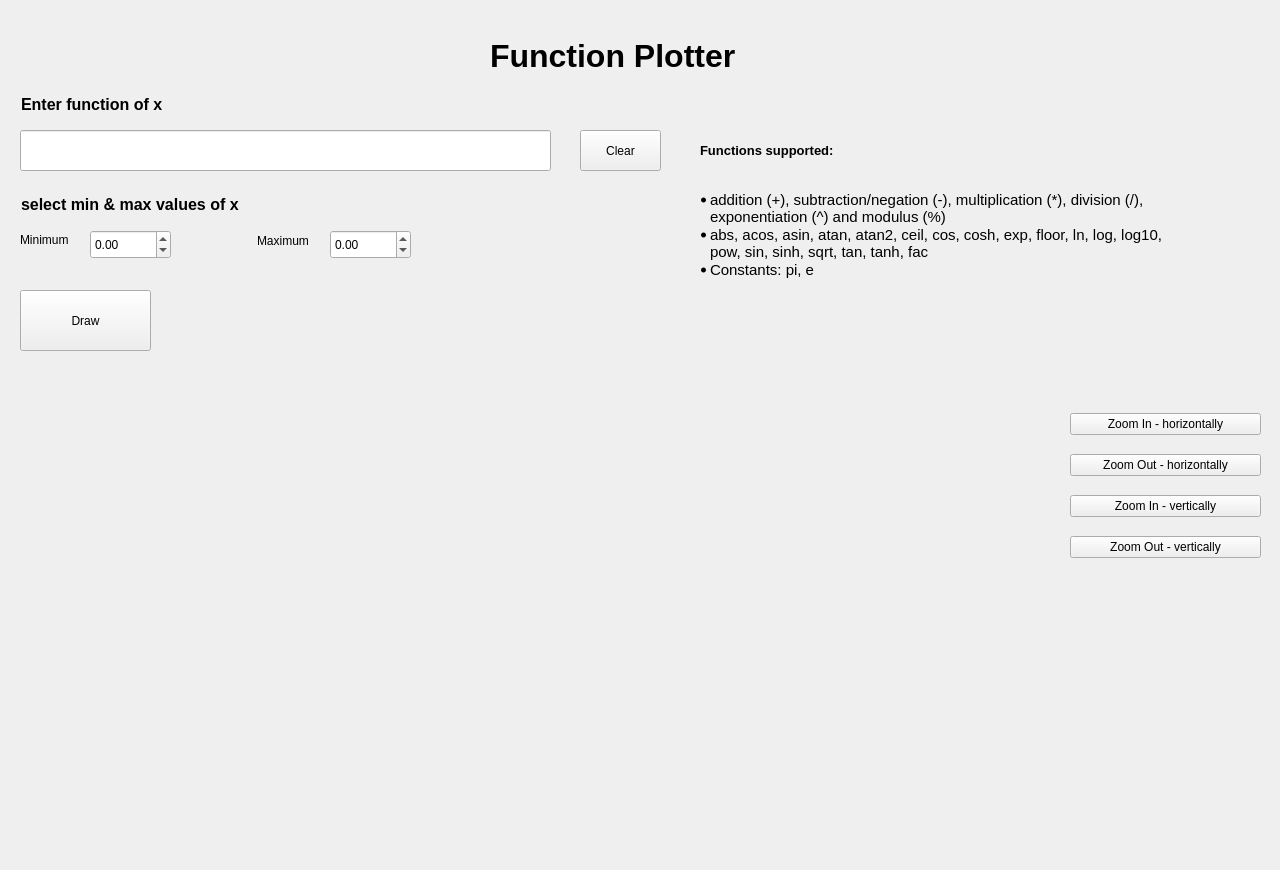
<?xml version="1.0" encoding="UTF-8"?>
<ui version="4.0">
 <class>MainWindow</class>
 <widget class="QMainWindow" name="MainWindow">
  <property name="geometry">
   <rect>
    <x>0</x>
    <y>0</y>
    <width>1280</width>
    <height>870</height>
   </rect>
  </property>
  <property name="sizePolicy">
   <sizepolicy hsizetype="Preferred" vsizetype="Preferred">
    <horstretch>0</horstretch>
    <verstretch>0</verstretch>
   </sizepolicy>
  </property>
  <property name="windowTitle">
   <string>MainWindow</string>
  </property>
  <widget class="QWidget" name="centralwidget">
   <widget class="QCustomPlot" name="customplot" native="true">
    <property name="geometry">
     <rect>
      <x>20</x>
      <y>380</y>
      <width>1021</width>
      <height>481</height>
     </rect>
    </property>
   </widget>
   <widget class="QPushButton" name="draw_button">
    <property name="geometry">
     <rect>
      <x>20</x>
      <y>290</y>
      <width>131</width>
      <height>61</height>
     </rect>
    </property>
    <property name="text">
     <string>Draw</string>
    </property>
   </widget>
   <widget class="QPushButton" name="pushButton_2">
    <property name="geometry">
     <rect>
      <x>580</x>
      <y>130</y>
      <width>81</width>
      <height>41</height>
     </rect>
    </property>
    <property name="text">
     <string>Clear</string>
    </property>
   </widget>
   <widget class="QLineEdit" name="exp_input">
    <property name="geometry">
     <rect>
      <x>20</x>
      <y>130</y>
      <width>531</width>
      <height>41</height>
     </rect>
    </property>
    <property name="font">
     <font>
      <pointsize>12</pointsize>
     </font>
    </property>
   </widget>
   <widget class="QLabel" name="label">
    <property name="geometry">
     <rect>
      <x>21</x>
      <y>91</y>
      <width>201</width>
      <height>27</height>
     </rect>
    </property>
    <property name="font">
     <font>
      <pointsize>12</pointsize>
      <bold>true</bold>
     </font>
    </property>
    <property name="text">
     <string>Enter function of x</string>
    </property>
   </widget>
   <widget class="QLabel" name="label_2">
    <property name="geometry">
     <rect>
      <x>21</x>
      <y>191</y>
      <width>341</width>
      <height>27</height>
     </rect>
    </property>
    <property name="font">
     <font>
      <pointsize>12</pointsize>
      <bold>true</bold>
     </font>
    </property>
    <property name="text">
     <string>select min &amp; max values of x</string>
    </property>
   </widget>
   <widget class="QWidget" name="layoutWidget">
    <property name="geometry">
     <rect>
      <x>1070</x>
      <y>400</y>
      <width>191</width>
      <height>171</height>
     </rect>
    </property>
    <layout class="QVBoxLayout" name="verticalLayout">
     <item>
      <widget class="QPushButton" name="zoom_in_h_button">
       <property name="text">
        <string>Zoom In - horizontally</string>
       </property>
      </widget>
     </item>
     <item>
      <widget class="QPushButton" name="zoom_out_h_button">
       <property name="text">
        <string>Zoom Out - horizontally</string>
       </property>
      </widget>
     </item>
     <item>
      <widget class="QPushButton" name="zoom_in_v_button">
       <property name="text">
        <string>Zoom In - vertically</string>
       </property>
      </widget>
     </item>
     <item>
      <widget class="QPushButton" name="zoom_out_v_button">
       <property name="text">
        <string>Zoom Out - vertically</string>
       </property>
      </widget>
     </item>
    </layout>
   </widget>
   <widget class="QLabel" name="label_4">
    <property name="geometry">
     <rect>
      <x>257</x>
      <y>230</y>
      <width>66</width>
      <height>21</height>
     </rect>
    </property>
    <property name="text">
     <string>Maximum</string>
    </property>
   </widget>
   <widget class="QDoubleSpinBox" name="max_spin">
    <property name="geometry">
     <rect>
      <x>330</x>
      <y>230</y>
      <width>81</width>
      <height>29</height>
     </rect>
    </property>
    <property name="minimum">
     <double>-100000.000000000000000</double>
    </property>
    <property name="maximum">
     <double>100000.000000000000000</double>
    </property>
   </widget>
   <widget class="QLabel" name="label_3">
    <property name="geometry">
     <rect>
      <x>20</x>
      <y>230</y>
      <width>63</width>
      <height>20</height>
     </rect>
    </property>
    <property name="text">
     <string>Minimum</string>
    </property>
   </widget>
   <widget class="QDoubleSpinBox" name="min_spin">
    <property name="geometry">
     <rect>
      <x>90</x>
      <y>230</y>
      <width>81</width>
      <height>29</height>
     </rect>
    </property>
    <property name="minimum">
     <double>-100000.000000000000000</double>
    </property>
    <property name="maximum">
     <double>100000.000000000000000</double>
    </property>
   </widget>
   <widget class="QLabel" name="label_5">
    <property name="geometry">
     <rect>
      <x>490</x>
      <y>30</y>
      <width>381</width>
      <height>51</height>
     </rect>
    </property>
    <property name="font">
     <font>
      <pointsize>24</pointsize>
      <bold>true</bold>
     </font>
    </property>
    <property name="text">
     <string>Function Plotter</string>
    </property>
   </widget>
   <widget class="QLabel" name="label_6">
    <property name="geometry">
     <rect>
      <x>700</x>
      <y>130</y>
      <width>271</width>
      <height>41</height>
     </rect>
    </property>
    <property name="font">
     <font>
      <pointsize>10</pointsize>
      <bold>true</bold>
     </font>
    </property>
    <property name="text">
     <string>Functions supported:</string>
    </property>
   </widget>
   <widget class="QLabel" name="label_7">
    <property name="geometry">
     <rect>
      <x>670</x>
      <y>120</y>
      <width>601</width>
      <height>231</height>
     </rect>
    </property>
    <property name="font">
     <font>
      <pointsize>11</pointsize>
     </font>
    </property>
    <property name="styleSheet">
     <string notr="true">
</string>
    </property>
    <property name="text">
     <string>&lt;ul&gt;
  &lt;li&gt;addition (+), subtraction/negation (-), multiplication (*), division (/), &lt;br&gt;exponentiation (^) and modulus (%)&lt;/li&gt;
  &lt;li&gt;abs, acos, asin, atan, atan2, ceil, cos, cosh, exp, floor, ln, log, log10,&lt;br&gt; pow, sin, sinh, sqrt, tan, tanh, fac &lt;/li&gt;
  &lt;li&gt;Constants: pi, e&lt;/li&gt;
&lt;/ul&gt;&lt;ui&gt;</string>
    </property>
   </widget>
  </widget>
 </widget>
 <customwidgets>
  <customwidget>
   <class>QCustomPlot</class>
   <extends>QWidget</extends>
   <header>qcustomplot.h</header>
   <container>1</container>
  </customwidget>
 </customwidgets>
 <resources/>
 <connections>
  <connection>
   <sender>pushButton_2</sender>
   <signal>clicked()</signal>
   <receiver>exp_input</receiver>
   <slot>clear()</slot>
   <hints>
    <hint type="sourcelabel">
     <x>500</x>
     <y>98</y>
    </hint>
    <hint type="destinationlabel">
     <x>426</x>
     <y>97</y>
    </hint>
   </hints>
  </connection>
 </connections>
</ui>
